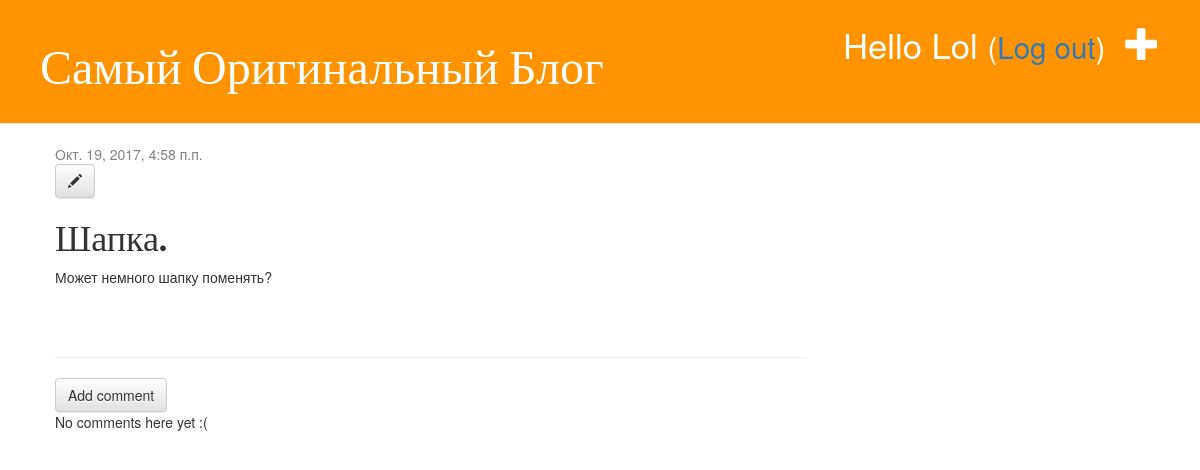
The app's page /post/4/ (signed in) with its own data.
### blog/models.py (models this page shows, shortened)
class Post(models.Model):
    author = models.ForeignKey('auth.User')
    title = models.CharField(max_length=200)
    text = models.TextField()
    created_date = models.DateTimeField(
            default=timezone.now)
    published_date = models.DateTimeField(
            blank=True, null=True)

### blog/views.py (the view)
# urls.py: url(r'^post/(?P<pk>\d+)/$', views.post_detail, name='post_detail'),
@login_required
def post_detail(request, pk):
    post = get_object_or_404(Post, pk=pk)
    return render(request, 'blog/post_detail.html', {'post': post})

### blog/templates/blog/post_detail.html
{% extends 'blog/base.html' %}
{% block content %}
    <div class="post">
        {% if post.published_date %}
            <div class="date">
                {{ post.published_date }}
            </div>
        {% endif %}
       {% if user.is_authenticated %}
            <a class="btn btn-default" href="{% url 'post_edit' pk=post.pk %}"><span class="glyphicon glyphicon-pencil"></span></a>
       {% endif %}
        <h1>{{ post.title }}</h1>
        <p>{{ post.text|linebreaksbr }}</p>
    </div>
    <hr>
    <a class="btn btn-default" href="{% url 'add_comment_to_post' pk=post.pk %}">Add comment</a>
{% for comment in post.comments.all %}
    {% if user.is_authenticated or comment.approved_comment %}
    <div class="comment">
        <div class="date">
            {{ comment.created_date }}
            {% if not comment.approved_comment %}
                <a class="btn btn-default" href="{% url 'comment_remove' pk=comment.pk %}"><span class="glyphicon glyphicon-remove"></span></a>
                <a class="btn btn-default" href="{% url 'comment_approve' pk=comment.pk %}"><span class="glyphicon glyphicon-ok"></span></a>
            {% endif %}
        </div>
        <strong>{{ comment.author }}</strong>
        <p>{{ comment.text|linebreaks }}</p>
    </div>
    {% endif %}
{% empty %}
    <p>No comments here yet :(</p>
{% endfor %}
{% endblock %}

### blog/templates/blog/base.html (shortened to what this page needs)
{% load staticfiles %}
<!DOCTYPE html>
<html lang="en">
<head>
    <link rel="stylesheet" href="//maxcdn.bootstrapcdn.com/bootstrap/3.2.0/css/bootstrap.min.css">
    <link rel="stylesheet" href="//maxcdn.bootstrapcdn.com/bootstrap/3.2.0/css/bootstrap-theme.min.css">
    <link rel="stylesheet" href="{% static 'css/blog.css' %}">
</head>
<body>
    <div class="page-header">
    {% if user.is_authenticated %}
        <a href="{% url 'post_new' %}" class="top-menu"><span class="glyphicon glyphicon-plus"></span></a>
        <p class="top-menu">Hello {{ user.username }} <small>(<a href="{% url 'logout' %}">Log out</a>)</small></p>
    {% else %}
        <a href="{% url 'login' %}" class="top-menu"><span class="glyphicon glyphicon-lock"></span></a>
    {% endif %}
        <h1><a href="/">Самый Оригинальный Блог</a></h1>
    </div>
    <div class="content container">
        <div class="row">
            <div class="col-md-8">
            {% block content %}
            {% endblock %}
            </div>
        </div>
    </div>
</body>
</html>

### blog/static/css/blog.css (style rules this page uses)
.page-header { background-color: #ff9400; margin-top: 0; padding: 20px 20px 20px 40px; }
.page-header h1, .page-header h1 a, .page-header h1 a:visited, .page-header h1 a:active { color: #ffffff; font-size: 36pt; text-decoration: none; }
.content { margin-left: 40px; }
h1, h2, h3, h4 { font-family: 'Lobster', cursive; }
.date { color: #828282; }
.top-menu, .top-menu:hover, .top-menu:visited { color: #ffffff; float: right; font-size: 26pt; margin-right: 20px; }
.post { margin-bottom: 70px; }

### records on screen
Post: published_date "Окт. 19, 2017, 4:58 п.п.", title "Шапка.", text "Может немного шапку поменять?"

### other values on screen
{{ user.username }} "Lol"
